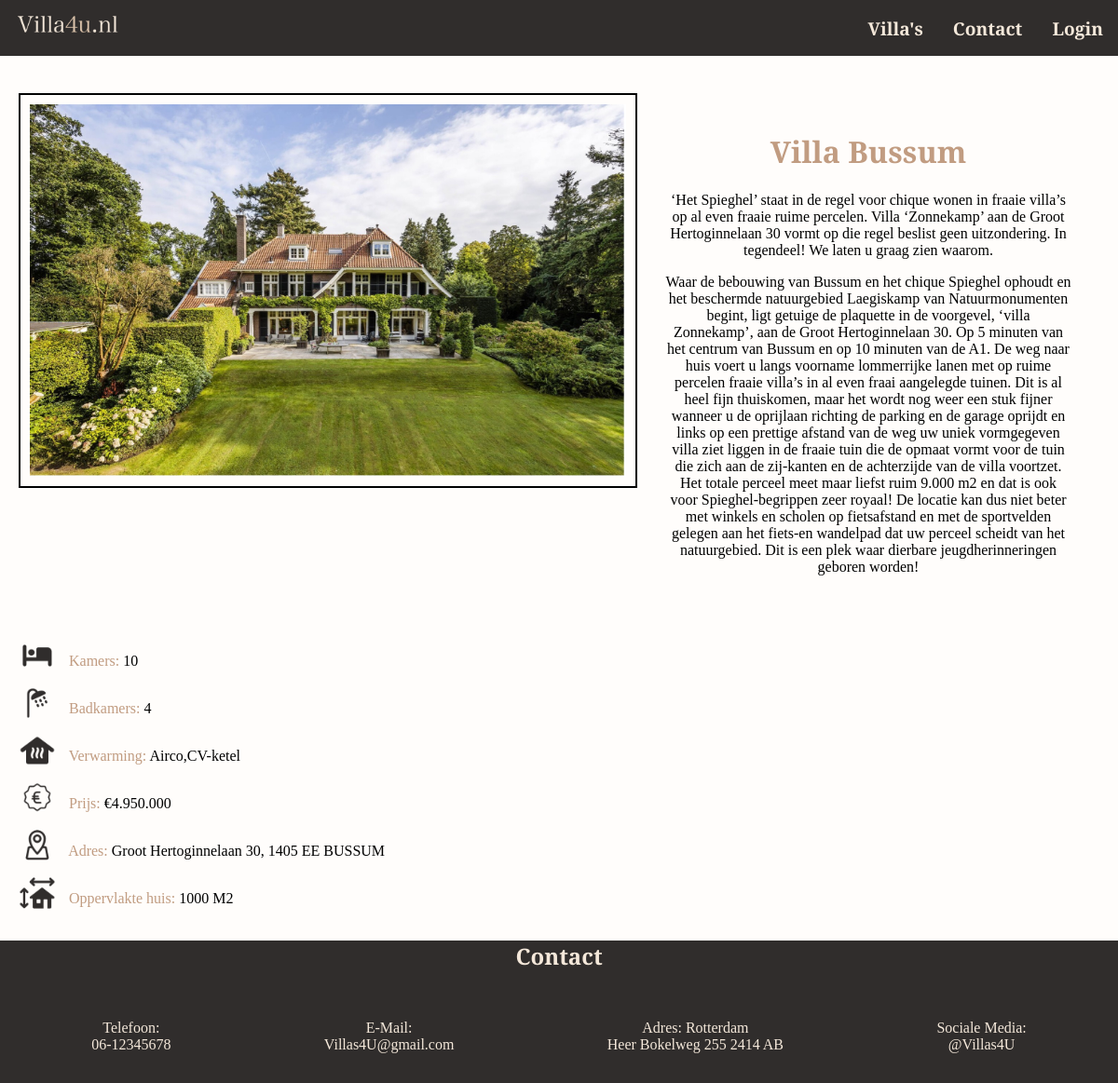
Screenshot of /villa.php?villa=5 with the database file from the repository.
### tables this page shows
CREATE TABLE "villas"
(
    id          INTEGER
        constraint table_name_pk
            primary key,
    name        TEXT,
    description TEXT,
    price       REAL,
    thumbnail   TEXT,
    banner      TEXT
, photopath TEXT, "description0" TEXT, "description1" TEXT, "adres" TEXT, "rooms" TEXT, "bathrooms" TEXT, "temp" TEXT, "size" TEXT, "img1" TEXT, "img2" TEXT, "img3" TEXT, "img4" TEXT, "img5" TEXT, "img6" TEXT, "arrow" TEXT);

### utils/database.php (called while the page is built)
<?php
$db = new SQLite3("villa.sqlite");
function get_villa($id) {
    global $db;
    $villas = $db->prepare("SELECT * FROM villas WHERE villas.id = :id");
    $villas->bindValue(":id", $id);
    return $villas->execute()->fetchArray();
}

### villa.php (the view, shortened to what this page needs)
<?php
    require("utils/authenticate.php");
    require("utils/database.php");
    if(isset($_GET['villa'])) {
        $villa = get_villa($_GET['villa']);
    } else {
        echo "bruh";
        return;
    }
?>
<!doctype html>
<html lang="en">
<head>
    <link rel="stylesheet" href="css/headerfooter.css">
    <link rel="stylesheet" href="css/villalist.css">
    <link rel="stylesheet" href="css/villa.css">
</head>
<body>
    <?php
        require("utils/header.php")
    ?>
    <main>
        <div class="flexbox">
            <div class="img">
                <img src="<?=$villa['photopath']?>" alt="">
            </div>
            <div class="text">
                <h1><?=$villa['name']?></h1>
                <p>
                    <p><?= $villa['description'] ?></p>
                    <p><?= $villa['description0'] ?></p>
                </p>
            </div>
        </div>
        <div class="flexbox1">
            <div class="info">
                    <p><img src="image/info/bedroom.png" alt="Kamer"> <a class="infotext">Kamers: </a><?=$villa['rooms']?></p>
                    <p><img src="image/info/bathroom.png" alt="Badkamer"> <a class="infotext">Badkamers: </a><?=$villa['bathrooms']?></p>
                    <p><img src="image/info/heat.png" alt="Verwarming"> <a class="infotext">Verwarming: </a><?=$villa['temp']?></p>
                    <p><img src="image/info/price.png" alt="Prijs"> <a class="infotext">Prijs: </a><?=$villa['price']?></p>
                    <p><img src="image/info/location.png" alt="Adres"> <a class="infotext">Adres: </a><?=$villa['adres']?></p>
                    <p><img src="image/info/m3.png" alt="Opp.vlakte huis"> <a class="infotext">Oppervlakte huis: </a><?=$villa['size']?></p>
                </div>
        </div>
    </main>
    <?php
        require("utils/footer.php")
    ?>
</body>
</html>

### css/headerfooter.css (style rules this page uses)
body { margin: 0; min-height: 100vh; font-family: 'EB Garamond', serif; background-color: #fffdfb; max-width: 100%; }

### css/villa.css (style rules this page uses)
main h1 { color: #c19c81; text-align: center; }
main { padding-left: 20px; padding-right: 20px; }
main img { width: 80vh; }
.img { border: 2px solid black; padding: 10px; max-height: 400px; }
.img img { height: 100%; }
.flexbox { display: flex; margin-top: 40px; }
.text h1 { color: #c19c81; text-align: center; }
.text { margin-top: 20px; padding-left: 30px; padding-right: 30px; text-align: center; }
.flexbox1 { display: flex; margin-top: 40px; }
.info { text-align: left; }
.info p { margin-top: 10px; }
.info p img { max-width: 40px; margin-bottom: -9px; margin-right: 10px; }
.infotext { color: #c19c81; }

### rows the page displays
villas: photopath (picture), name "Villa Bussum", description "‘Het Spieghel’ staat in de regel voor chique wonen in fraaie villa’s op al even fraaie ruime percelen. Villa ‘Zonnekamp’ aan de Groot Hertoginnelaan 30 vormt op die regel beslist geen uitzondering. In tegendeel! We laten u graag zien waarom.", description0 "Waar de bebouwing van Bussum en het chique Spieghel ophoudt en het beschermde natuurgebied Laegiskamp van Natuurmonumenten begint, ligt getuige de plaquette in de voorgevel, ‘villa Zonnekamp’, aan de Groot Hertoginnelaan 30. Op 5 minuten van het centrum van Bussum en op 10 minuten van de A1. De weg naar huis voert u langs voorname lommerrijke lanen met op ruime percelen fraaie villa’s in al even fraai aangelegde tuinen. Dit is al heel fijn thuiskomen, maar het wordt nog weer een stuk fijner wanneer u de oprijlaan richting de parking en de garage oprijdt en links op een prettige afstand van de weg uw uniek vormgegeven villa ziet liggen in de fraaie tuin die de opmaat vormt voor de tuin die…", rooms "10", bathrooms "4", temp "Airco,CV-ketel", price "€4.950.000", adres "Groot Hertoginnelaan 30, 1405 EE BUSSUM", size "1000 M2"
